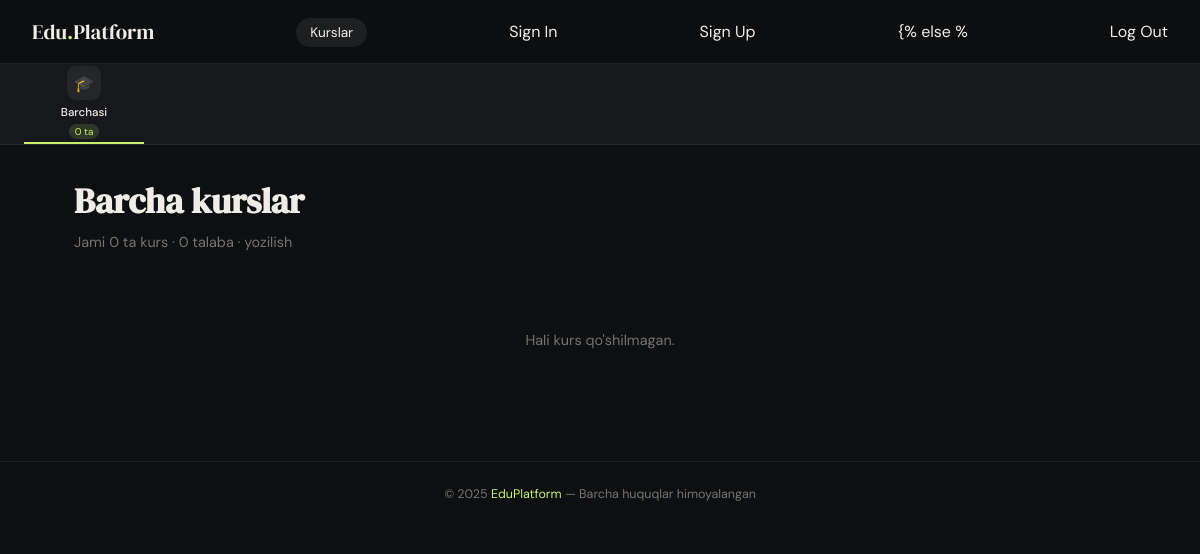
The app's page /, older data.
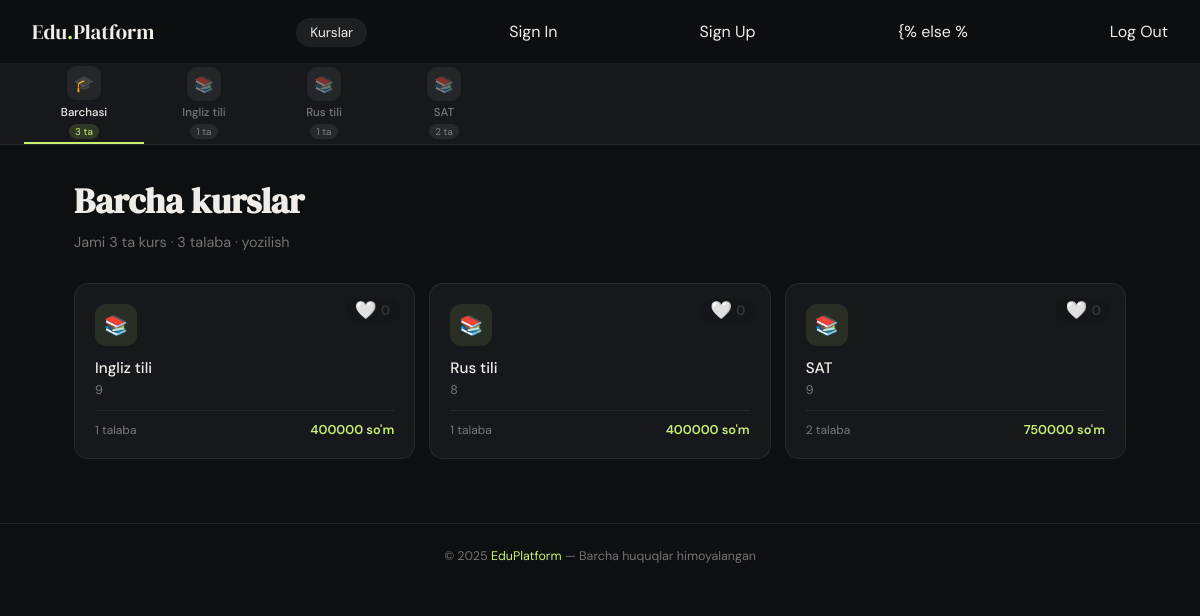
The same page, newer data.
### courses/models.py (models this page shows, shortened)
class Course(models.Model):
    name = models.CharField(max_length=100, verbose_name='Nomi')
    description = models.TextField(blank=True, null=True, verbose_name='Batafsil')
    price = models.PositiveIntegerField(verbose_name='Narxi')
    duration = models.CharField(max_length=50, verbose_name='Davomiyligi')
    level = models.CharField(max_length=50, default='Beginner', verbose_name='Darajasi')
    is_active = models.BooleanField(default=True, verbose_name='Faolmi')
    updated_at = models.DateTimeField(auto_now=True, verbose_name='Oxirgi tahrirlangan vaqt')
    students = models.ManyToManyField(Student, verbose_name='O\'quvchilar')
    likes = models.ManyToManyField(Student, related_name='favorite_courses', blank=True, verbose_name='Yoqtirganlar')
    class Meta:
        verbose_name = "Kurs"
        verbose_name_plural = "Kurslar"

### courses/views.py (the view)
# urls.py: path('', home, name='home'),
def home(request):
    courses = Course.objects.all()
    students = Student.objects.all()
    context = {
        'courses': courses,
        'students': students,
        'total_students': students.count(),
        'title': 'Bosh sahifa',
    }
    return render(request, 'courses/index.html', context)

### templates/courses/index.html (shortened to what this page needs)
{% extends 'base.html' %}
{% block content %}
<div style="margin-bottom: 2rem;">
  <h1 style="font-family: var(--serif); font-size: 2.2rem; margin-bottom: 8px;">
    Barcha kurslar
  </h1>
  <p style="color: var(--muted); font-size: 0.9rem;">
    Jami {{ courses|length }} ta kurs · {{ total_students }} talaba · {{ total_enrollments }} yozilish
  </p>
</div>
{% if courses %}
<div class="courses-grid">
  {% for course in courses %}
  <div style="position: relative;">
    <a href="{% url 'course_detail' course.id %}" class="course-card" style="display: block; height: 100%;">
      <div class="course-card-icon">📚</div>
      <div class="course-card-name">{{ course.name }}</div>
      <div class="course-card-meta">{{ course.duration }}</div>
      <div class="course-card-footer">
        <span class="course-card-count">{{ course.students.count }} talaba</span>
        <span class="course-card-price">{{ course.price|floatformat:0 }} so'm</span>
      </div>
    </a>
    <div style="position: absolute; top: 15px; right: 15px; display: flex; align-items: center; gap: 4px; background: rgba(0, 0, 0, 0.08); padding: 4px 10px; border-radius: 20px; z-index: 10;">
      <a href="{% url 'like_course' course.id %}" style="text-decoration: none; line-height: 1; transition: transform 0.1s ease;" onmouseover="this.style.transform='scale(1.15)'" onmouseout="this.style.transform='scale(1)'">
        {% if request.user.student in course.likes.all %}
            <span style="font-size: 1.1rem; cursor: pointer;">❤️</span>
        {% else %}
            <span style="font-size: 1.1rem; cursor: pointer;">🤍</span>
        {% endif %}
      </a>
      <span style="font-size: 0.85rem; font-weight: bold; color: #333;">{{ course.likes.count }}</span>
    </div>
  </div>
  {% endfor %}
</div>
{% else %}
<div class="empty">Hali kurs qo'shilmagan.</div>
{% endif %}
{% endblock %}

### templates/base.html (shortened to what this page needs)
<!DOCTYPE html>
<html lang="uz">
<head>
</head>
<body>
  {% include 'layout/navbar.html' %}
  <main class="main-content">
    {% block content %}{% endblock %}
  </main>
  {% include 'layout/footer.html' %}
</body>
</html>

### templates/layout/navbar.html (shortened to what this page needs)
<nav class="navbar">
  <a href="{% url 'home' %}" class="navbar-logo">
    Edu<span>.</span>Platform</a>
  <ul class="navbar-links">
    <li><a href="{% url 'home' %}" {% if request.resolver_match.url_name == 'home' %}class="active"{% endif %}>Kurslar</a></li>
  </ul>
    {% if not request.user.is_authenticated %}
  <a href="{% url 'login' %}" class="btn-login">Sign In</a>
  <a href="{% url 'register' %}" class="btn-login">Sign Up</a>
  {% else %
  <a href="{% url 'logout' %}" class="btn-login">Log Out</a>
  {% endif %}
</nav>
<div class="rail-wrapper">
  <div class="rail">
    <a href="{% url 'home' %}" class="rail-item {% if not course %}active{% endif %}">
      <div class="rail-icon">🎓</div>
      <span class="rail-label">Barchasi</span>
      <span class="rail-count">{{ courses|length }} ta</span>
    </a>
    {% for c in courses %}
    <a href="{% url 'course_detail' c.id %}" class="rail-item {% if course.id == c.id %}active{% endif %}">
      <div class="rail-icon">📚</div>
      <span class="rail-label">{{ c.name|truncatechars:16 }}</span>
      <span class="rail-count">{{ c.students.count }} ta</span>
    </a>
    {% endfor %}
  </div>
</div>

### templates/layout/footer.html
<footer class="footer">
  <p>© 2025 <span>EduPlatform</span> — Barcha huquqlar himoyalangan</p>
</footer>

### templates/components/_style.html (style rules this page uses)
*, *::before, *::after { box-sizing: border-box; margin: 0; padding: 0; }
:root { --nav-h: 64px; --rail-h: 80px; --bg: #0e0f11; --bg2: #16181c; --bg3: #1e2126; --border: rgba(255,255,255,0.07); --border2: rgba(255,255,255,0.13); --text: #f0ede8; --muted: rgba(240,237,232,0.45); --accent: #c8f06e; --serif: 'DM Serif Display', Georgia, serif; --sans: 'DM Sans', system-ui, sans-serif; }
html, body { min-height: 100vh; background: var(--bg); color: var(--text); font-family: var(--sans); }
a { text-decoration: none; color: inherit; }
.main-content { max-width: 1100px; margin: 0 auto; padding: 2rem 1.5rem 4rem; }
.navbar { position: sticky; top: 0; z-index: 100; height: var(--nav-h); display: flex; align-items: center; justify-content: space-between; padding: 0 2rem; background: rgba(14,15,17,0.9); backdrop-filter: blur(14px); border-bottom: 0.5px solid var(--border); }
.navbar-logo { font-family: var(--serif); font-size: 1.3rem; color: var(--text); }
.navbar-logo span { color: var(--accent); }
.navbar-links { display: flex; align-items: center; gap: 4px; list-style: none; }
.navbar-links a { color: var(--muted); font-size: 0.85rem; padding: 6px 14px; border-radius: 20px; transition: all 0.2s; }
.navbar-links a:hover, .navbar-links a.active { color: var(--text); background: rgba(255,255,255,0.07); }
.rail-wrapper { position: sticky; top: var(--nav-h); z-index: 90; background: var(--bg2); border-bottom: 0.5px solid var(--border); overflow: hidden; }
.rail { display: flex; align-items: center; overflow-x: auto; padding: 0 1.5rem; scrollbar-width: none; }
.rail-item { display: flex; flex-direction: column; align-items: center; justify-content: center; gap: 4px; padding: 0 18px; height: var(--rail-h); min-width: 120px; flex-shrink: 0; background: none; border: none; border-bottom: 2px solid transparent; color: var(--muted); font-family: var(--sans); cursor: pointer; transition: all 0.2s; text-decoration: none; }
.rail-item.active { color: var(--text); border-bottom-color: var(--accent); }
.rail-icon { width: 34px; height: 34px; border-radius: 9px; display: flex; align-items: center; justify-content: center; font-size: 1rem; background: rgba(255,255,255,0.06); transition: transform 0.2s; }
.rail-item:hover .rail-icon, .rail-item.active .rail-icon { transform: translateY(-1px); }
.rail-label { font-size: 0.72rem; font-weight: 500; white-space: nowrap; }
.rail-count { font-size: 0.62rem; padding: 1px 6px; border-radius: 20px; background: rgba(255,255,255,0.07); }
.rail-item.active .rail-count { background: rgba(200,240,110,0.15); color: var(--accent); }
.courses-grid { display: grid; grid-template-columns: repeat(auto-fill, minmax(260px, 1fr)); gap: 14px; margin-top: 1.5rem; }
.course-card { background: var(--bg2); border: 0.5px solid var(--border); border-radius: 14px; padding: 1.25rem; transition: all 0.2s; cursor: pointer; display: block; }
.course-card-icon { width: 42px; height: 42px; border-radius: 11px; display: flex; align-items: center; justify-content: center; font-size: 1.2rem; margin-bottom: 12px; background: rgba(200,240,110,0.1); }
.course-card-name { font-size: 0.95rem; font-weight: 500; color: var(--text); margin-bottom: 4px; }
.course-card-meta { font-size: 0.78rem; color: var(--muted); margin-bottom: 12px; }
.course-card-footer { display: flex; align-items: center; justify-content: space-between; padding-top: 10px; border-top: 0.5px solid var(--border); }
.course-card-count { font-size: 0.75rem; color: var(--muted); }
.course-card-price { font-size: 0.8rem; font-weight: 600; color: var(--accent); }
.footer { border-top: 0.5px solid var(--border); padding: 1.5rem 2rem; text-align: center; font-size: 0.78rem; color: var(--muted); }
.footer span { color: var(--accent); }

Row changes from the older to the newer data that the page shows:
added Course: name "Ingliz tili", students.count "1", duration "9", price "400000", likes.count "0"
added Course: name "Rus tili", students.count "1", duration "8", price "400000", likes.count "0"
added Course: name "SAT", students.count "2", duration "9", price "750000", likes.count "0"
Text that changed along with them:
{{ courses|length }}: "0" → "3"
{{ total_students }}: "0" → "3"
text no longer shown: "Hali kurs qo'shilmagan."
